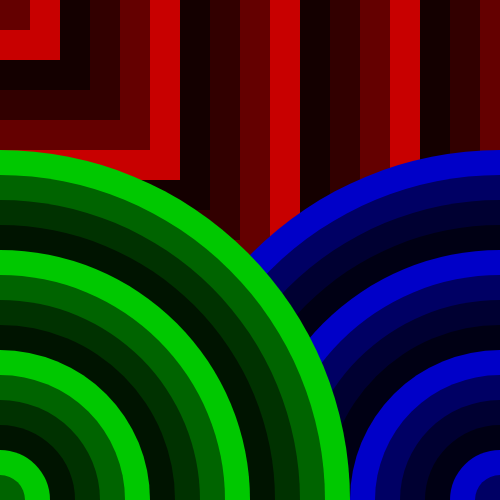
Frame 1 (no input)
Frame 2 (the mouse pressed at the canvas centre, redrawn once): identical to frame 1, image omitted

The p5.js sketch that drew this single still picture (run headless with seeded random() and noise() and a simulated clock; the mouse was pressed at the canvas centre and the sketch redrawn once):

// p5.js sketch
// ── sketch.js
var colors = [200, 100, 50, 20];

function setup() {
  var canvas = createCanvas(500, 500); 
  background(255);
}
  

function draw() {
  var scaleFactor = 30; 
  noStroke();
 
  var x = 0;
  var y = 0;

  for (var i = 0, side = 30; side > 0; side--, i++) {
    // fill with color
    fill(colors[ i % colors.length ], 0, 0);
    rect( x, y, scaleFactor * side, scaleFactor * side);
  }

  scaleFactor = 50; 
  
  var x = 500;
  var y = 500; 
 	// loop for the radius of the circle
  for (var i = 0, radius = 14; radius > 0; radius--, i++) {
  	// fill with color
    fill(0, 0, colors[i % colors.length]);
    ellipse( x, y, scaleFactor * radius, scaleFactor * radius);
  }
 

  scaleFactor = 50;

  var x = 0;
  var y = 500;

  for(var i = 0, radius = 14; radius > 0; radius--, i++) {
    
    fill(0,colors[i % colors.length], 0);
    ellipse( x, y, scaleFactor * radius, scaleFactor * radius);

  }

 noLoop();


}
